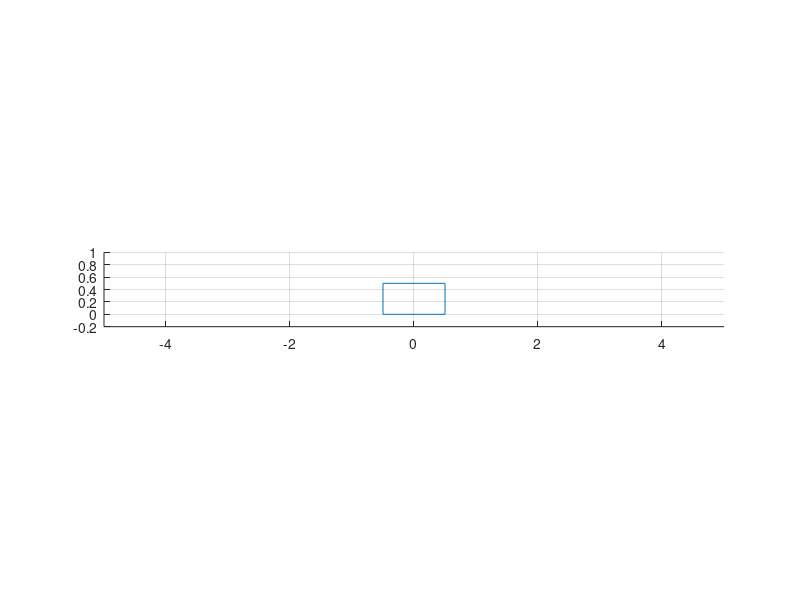

Write the MATLAB code that produced this figure. (Note: this script raises an error after producing the figure.)
clear,clc,clf
%% Plane generations
plCar=[1,0;0,0.5]*[0,1,1,0,0;0,0,1,1,0]+repmat([-0.5;0],1,5);
params.M = 100;
%% Drawing Scene
figure(1)
hCar=hgtransform; line(plCar(1,:),plCar(2,:),'parent',hCar)
hold on, grid on
axis equal
axis([-5,5,-0.2,1])
%% Degrees of freedom
px = 0.1;
set(hCar,'matrix',makehgtform('translate',[px,0,0]))
%% Modelo dinamico
figure(1)
h=0.01;
nmax = 3000;
xrk = [-3;-5;];
xr = [];
for n=0:nmax
    trk = n*h;
    F = @(t)(100*blockFLC(xrk(1),xrk(2)));
%    xrk = methodRK(@(x)(dynBlock(x,params)),xrk,h);
    xrk = methodRKandF(@(t,x,f,pars)(dynBlock(t,x,f,pars)),F,params,trk,xrk,h);
    xr = [xr xrk];
    px = xrk(1);
    set(hCar,'matrix',makehgtform('translate',[px,0,0]))
    drawnow
end
%%
figure(2)
plot(xr(1,:),'r'),grid on, hold on
%%
z = [];
for x = -100:100
    for v = -100:100
        z = [z blockFLC(x,v)];
    end
end
%%
figure(3)
surf(reshape(z,201,[]),'edgecolor','none')
hold on, grid on
xlabel('x'),ylabel('v'),zlabel('z')
light
axis tight
